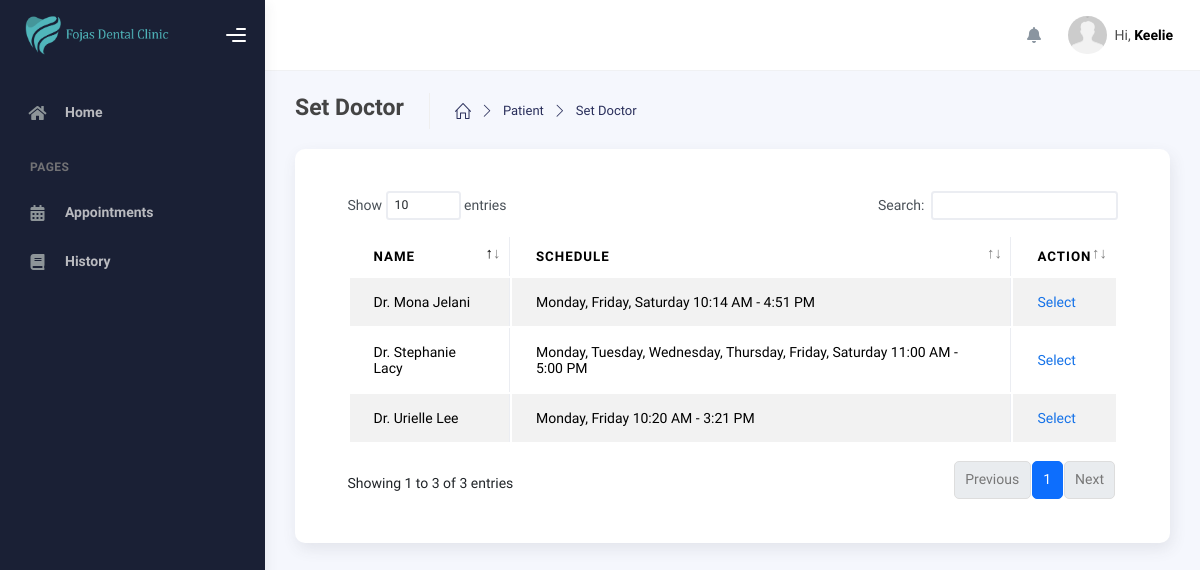
The page /modules/admin/set-doctor.php?user_id_patient=20256914 (signed in) on the database as committed earlier.
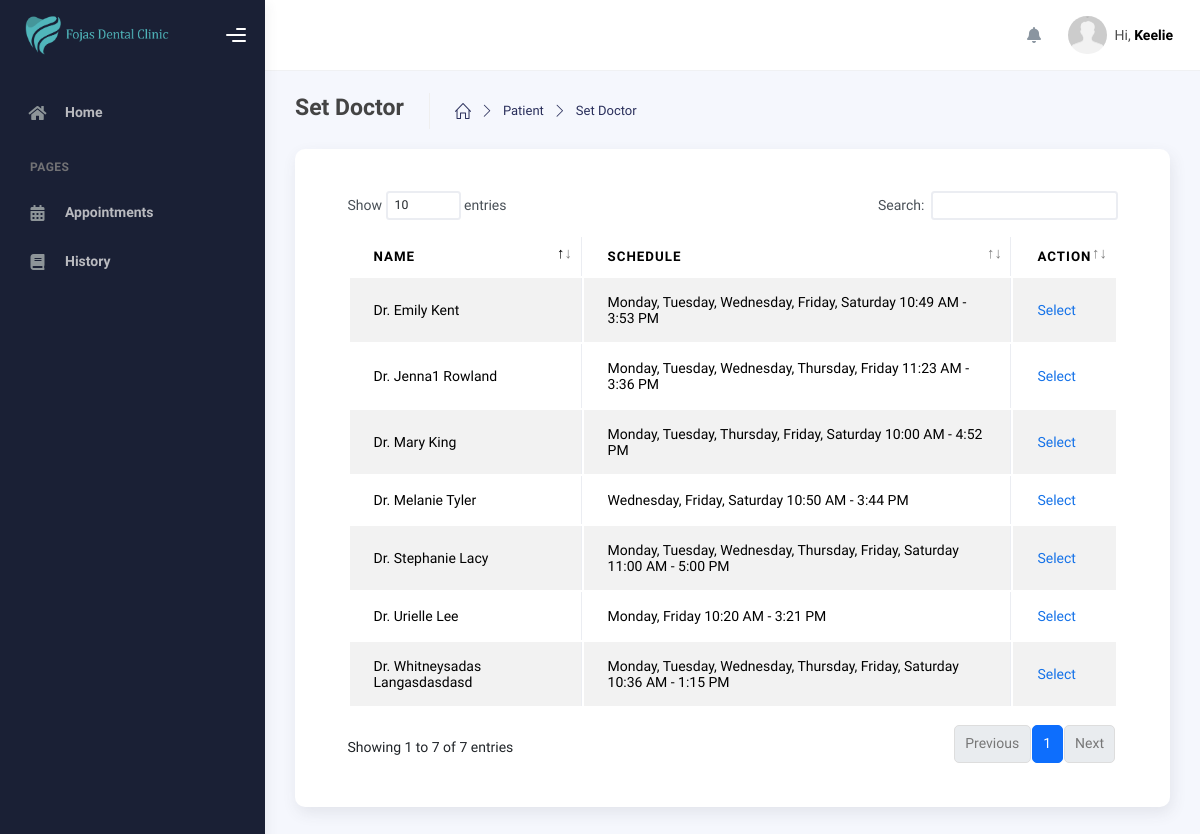
The same page on the database as committed later.
### tables this page shows
CREATE TABLE `schedule` (
  `id` int(11) NOT NULL,
  `user_id` int(255) NOT NULL,
  `day` varchar(150) NOT NULL,
  `start_time` varchar(100) NOT NULL,
  `end_time` varchar(100) NOT NULL,
  `date_created` date NOT NULL,
  `date_updated` date NOT NULL
);

CREATE TABLE `users` (
  `id` int(11) NOT NULL,
  `user_id` int(100) NOT NULL,
  `role_id` int(11) NOT NULL,
  `first_name` varchar(250) NOT NULL,
  `middle_name` varchar(255) NOT NULL,
  `last_name` varchar(255) NOT NULL,
  `mobile_number` varchar(255) NOT NULL,
  `email` varchar(255) DEFAULT NULL,
  `password` varchar(255) NOT NULL,
  `date_of_birth` date NOT NULL,
  `date_created` date NOT NULL,
  `date_updated` date NOT NULL,
  `token` varchar(255) DEFAULT NULL,
  `address` varchar(255) DEFAULT NULL,
  `otp` varchar(100) DEFAULT NULL
);

### modules/queries/Users/dentists.php (called while the page is built, shortened)
<?php
function getAllDentist($conn, $role) {
  $sql = "SELECT
      users.user_id AS user_id,
      users.first_name AS first_name,
      users.middle_name AS middle_name,
      users.last_name AS last_name,
      users.mobile_number AS mobile_number,
      users.email AS email,
      schedule.user_id AS schedule_user_id,
      schedule.day AS day,
      schedule.start_time AS start_time,
      schedule.end_time AS end_time
    FROM users
    LEFT JOIN schedule
    ON users.user_id = schedule.user_id
    WHERE users.role_id = ?";
  $stmt = mysqli_prepare($conn, $sql);
  mysqli_stmt_bind_param($stmt, "i", $role);
  mysqli_stmt_execute($stmt);
  return mysqli_stmt_get_result($stmt);
}

### modules/admin/set-doctor.php (the view, shortened to what this page needs)
<?php
include_once($_SERVER['DOCUMENT_ROOT'] . '/dental_appointment/includes/header.php');
include_once($_SERVER['DOCUMENT_ROOT'] . '/dental_appointment/modules/queries/Users/dentists.php');
?>
    <div class="wrapper">
      <?php include '../../includes/sidebar.php'; ?>
      <div class="main-panel">
        <?php include '../../includes/topbar.php'; ?>
        <div class="container">
          <div class="page-inner">
            <div class="page-header">
            <span class="d-flex justify-content-between align-items-center w-100">
                    <span class="d-flex">
                        <h4 class="page-title">Set Doctor</h4>
                        <ul class="breadcrumbs d-flex justify-items-center align-items-center">
                            <li class="nav-home">
                            <a href="dashboard.php">
                                <i class="icon-home"></i>
                            </a>
                            </li>
                            <li class="separator">
                            <i class="icon-arrow-right"></i>
                            </li>
                            <li class="nav-item">
                            <a href="patients.php">Patient</a>
                            </li>
                            <li class="separator">
                            <i class="icon-arrow-right"></i>
                            </li>
                            <li class="nav-item">
                            <a href="#">Set Doctor</a>
                            </li>
                        </ul>
                    </span>
                </span>
            </div>
            <div class="page-category">
                <div class="card p-5">
                    <div class="table-responsive">
                        <table class="display table table-hover table-striped table-bordered" id="dataTable">
                            <thead>
                                <tr>
                                    <th>Name</th>
                                    <th>Schedule</th>
                                    <th>Action</th>
                                </tr>
                            </thead>
                            <tbody>
                                <?php
                                    if(isset($_GET['user_id_patient'])){
                                        $user_id_patient = $_GET['user_id_patient'];
                                        $run_dentist = getAllDentist($conn, '3');
                                        $all_dentists = mysqli_fetch_all($run_dentist, MYSQLI_ASSOC);
                                        foreach ($all_dentists as $row_dentist) {
                                        ?>
                                            <form action="" method="GET">
                                                <tr>
                                                    <td><?php echo "Dr. " . $row_dentist['first_name'] . " " . $row_dentist['last_name']?></td>
                                                    <td><?php echo $row_dentist['day']. " " . date("g:i A",strtotime($row_dentist['start_time'])) . " - " . date("g:i A", strtotime($row_dentist['end_time']))?></td>
                                                    <td>
                                                    <a href="set-schedule.php?user_id_dentist=<?php echo $row_dentist['user_id']; ?>&user_id_patient=<?php echo $user_id_patient; ?>">Select</a>
                                                    </td>
                                                </tr>
                                            </form>
                                            <?php
                                        }
                                    }
                                    ?>
                            </tbody>
                        </table>
                    </div>
                </div>
            </div>
          </div>
        </div>
      </div>
    </div>
<?php
  include_once($_SERVER['DOCUMENT_ROOT'] . '/dental_appointment/includes/scripts.php');
?>

Rows that differ between the two databases and show on the page:
removed schedule: users.first_name "Mona", users.last_name "Jelani", day "Monday, Friday, Saturday", start_time "10:14 AM", end_time "4:51 PM"
added schedule: users.first_name "Whitneysadas", users.last_name "Langasdasdasd", day "Monday, Tuesday, Wednesday, Thursday, Friday, Saturday", start_time "10:36 AM", end_time "1:15 PM"
added schedule: users.first_name "Emily", users.last_name "Kent", day "Monday, Tuesday, Wednesday, Friday, Saturday", start_time "10:49 AM", end_time "3:53 PM"
added schedule: users.first_name "Jenna1", users.last_name "Rowland", day "Monday, Tuesday, Wednesday, Thursday, Friday", start_time "11:23 AM", end_time "3:36 PM"
added schedule: users.first_name "Mary", users.last_name "King", day "Monday, Tuesday, Thursday, Friday, Saturday", start_time "10:00 AM", end_time "4:52 PM"
added schedule: users.first_name "Melanie", users.last_name "Tyler", day "Wednesday, Friday, Saturday", start_time "10:50 AM", end_time "3:44 PM"
Other text that changed with them:
text written by a page script: "Show entries Search: Showing 1 to 3 of 3 entries Previous 1 Next" → "Show entries Search: Showing 1 to 7 of 7 entries Previous 1 Next"
